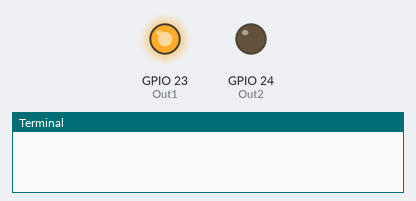
This program was run on a simulated Raspberry Pi (BCM pin numbers). On the bench: output pins drawn as LEDs (lit = HIGH), the last lines printed to the terminal. At 6.9 s the program stops and its outputs stay as they are.

Above: at 0.1 s.
At 1.1 s:
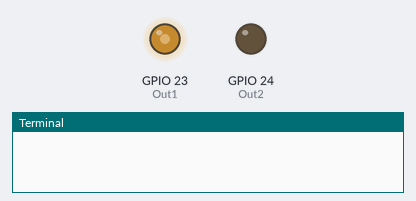
At 4.05 s:
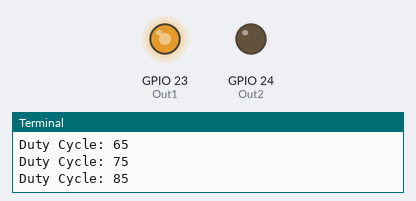
At 7.0 s:
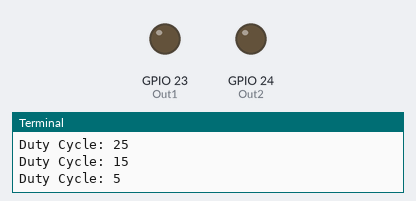
Timing chart, 0 to 8.4 s (numbered marks = the images above):
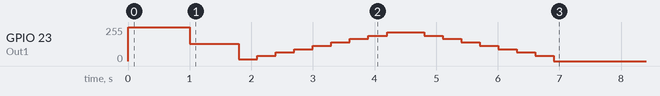

Measured:
- by itself, GPIO 23 (Out1): 0/255 → 255/255 at 0.00 s, → 128/255 1.0 s later, → 13/255 0.80 s later, → 38/255 0.30 s later, … (19 changes in this stretch)

The program:

LED_ramp.py
```python
import time
import RPi.GPIO as gpio

Out1 = 23
Out2 = 24
freq = 1000
dc_start = 5

gpio.setmode(gpio.BCM)
gpio.setup(Out1, gpio.OUT)
gpio.setup(Out2, gpio.OUT)

pwm1 = gpio.PWM(Out1, freq)

def pulse(t):
	gpio.output(Out1, gpio.HIGH)
	gpio.output(Out2, gpio.LOW)
	time.sleep(1)
	rampit(t)
	gpio.cleanup()

def rampit(t):
	pauseme =t / 10
	pwm1.start(50)
	time.sleep(0.5)
	sickle = dc_start
	for i in range (0, 9):
		time.sleep(pauseme)
		pwm1.ChangeDutyCycle(sickle)
		sickle += 10
		print("Duty Cycle:", sickle)
	for i in range (0, 9):
		time.sleep(pauseme)
		sickle -= 10
		pwm1.ChangeDutyCycle(sickle)
		print("Duty Cycle:", sickle)

pulse(3)
```
